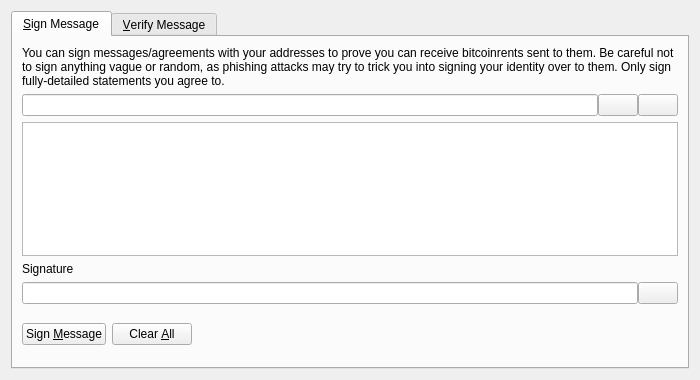
<?xml version="1.0" encoding="UTF-8"?>
<ui version="4.0">
 <class>SignVerifyMessageDialog</class>
 <widget class="QDialog" name="SignVerifyMessageDialog">
  <property name="geometry">
   <rect>
    <x>0</x>
    <y>0</y>
    <width>700</width>
    <height>380</height>
   </rect>
  </property>
  <property name="windowTitle">
   <string>Signatures - Sign / Verify a Message</string>
  </property>
  <property name="modal">
   <bool>true</bool>
  </property>
  <layout class="QVBoxLayout" name="verticalLayout">
   <item>
    <widget class="QTabWidget" name="tabWidget">
     <property name="currentIndex">
      <number>0</number>
     </property>
     <widget class="QWidget" name="tabSignMessage">
      <attribute name="title">
       <string>&amp;Sign Message</string>
      </attribute>
      <layout class="QVBoxLayout" name="verticalLayout_SM">
       <item>
        <widget class="QLabel" name="infoLabel_SM">
         <property name="text">
          <string>You can sign messages/agreements with your addresses to prove you can receive bitcoinrents sent to them. Be careful not to sign anything vague or random, as phishing attacks may try to trick you into signing your identity over to them. Only sign fully-detailed statements you agree to.</string>
         </property>
         <property name="textFormat">
          <enum>Qt::PlainText</enum>
         </property>
         <property name="wordWrap">
          <bool>true</bool>
         </property>
        </widget>
       </item>
       <item>
        <layout class="QHBoxLayout" name="horizontalLayout_1_SM">
         <property name="spacing">
          <number>0</number>
         </property>
         <item>
          <widget class="QValidatedLineEdit" name="addressIn_SM">
           <property name="toolTip">
            <string>The BitcoinRent address to sign the message with</string>
           </property>
          </widget>
         </item>
         <item>
          <widget class="QPushButton" name="addressBookButton_SM">
           <property name="toolTip">
            <string>Choose previously used address</string>
           </property>
           <property name="text">
            <string/>
           </property>
           <property name="icon">
            <iconset resource="../bitcoinrent.qrc">
             <normaloff>:/icons/address-book</normaloff>:/icons/address-book</iconset>
           </property>
           <property name="shortcut">
            <string>Alt+A</string>
           </property>
           <property name="autoDefault">
            <bool>false</bool>
           </property>
          </widget>
         </item>
         <item>
          <widget class="QPushButton" name="pasteButton_SM">
           <property name="toolTip">
            <string>Paste address from clipboard</string>
           </property>
           <property name="text">
            <string/>
           </property>
           <property name="icon">
            <iconset resource="../bitcoinrent.qrc">
             <normaloff>:/icons/editpaste</normaloff>:/icons/editpaste</iconset>
           </property>
           <property name="shortcut">
            <string>Alt+P</string>
           </property>
           <property name="autoDefault">
            <bool>false</bool>
           </property>
          </widget>
         </item>
        </layout>
       </item>
       <item>
        <widget class="QPlainTextEdit" name="messageIn_SM">
         <property name="toolTip">
          <string>Enter the message you want to sign here</string>
         </property>
        </widget>
       </item>
       <item>
        <widget class="QLabel" name="signatureLabel_SM">
         <property name="text">
          <string>Signature</string>
         </property>
         <property name="textFormat">
          <enum>Qt::PlainText</enum>
         </property>
        </widget>
       </item>
       <item>
        <layout class="QHBoxLayout" name="horizontalLayout_2_SM">
         <property name="spacing">
          <number>0</number>
         </property>
         <item>
          <widget class="QLineEdit" name="signatureOut_SM">
           <property name="font">
            <font>
             <italic>true</italic>
            </font>
           </property>
           <property name="readOnly">
            <bool>true</bool>
           </property>
          </widget>
         </item>
         <item>
          <widget class="QPushButton" name="copySignatureButton_SM">
           <property name="toolTip">
            <string>Copy the current signature to the system clipboard</string>
           </property>
           <property name="text">
            <string/>
           </property>
           <property name="icon">
            <iconset resource="../bitcoinrent.qrc">
             <normaloff>:/icons/editcopy</normaloff>:/icons/editcopy</iconset>
           </property>
           <property name="autoDefault">
            <bool>false</bool>
           </property>
          </widget>
         </item>
        </layout>
       </item>
       <item>
        <layout class="QHBoxLayout" name="horizontalLayout_3_SM">
         <item>
          <widget class="QPushButton" name="signMessageButton_SM">
           <property name="toolTip">
            <string>Sign the message to prove you own this BitcoinRent address</string>
           </property>
           <property name="text">
            <string>Sign &amp;Message</string>
           </property>
           <property name="icon">
            <iconset resource="../bitcoinrent.qrc">
             <normaloff>:/icons/edit</normaloff>:/icons/edit</iconset>
           </property>
           <property name="autoDefault">
            <bool>false</bool>
           </property>
          </widget>
         </item>
         <item>
          <widget class="QPushButton" name="clearButton_SM">
           <property name="toolTip">
            <string>Reset all sign message fields</string>
           </property>
           <property name="text">
            <string>Clear &amp;All</string>
           </property>
           <property name="icon">
            <iconset resource="../bitcoinrent.qrc">
             <normaloff>:/icons/remove</normaloff>:/icons/remove</iconset>
           </property>
           <property name="autoDefault">
            <bool>false</bool>
           </property>
          </widget>
         </item>
         <item>
          <spacer name="horizontalSpacer_1_SM">
           <property name="orientation">
            <enum>Qt::Horizontal</enum>
           </property>
           <property name="sizeHint" stdset="0">
            <size>
             <width>40</width>
             <height>48</height>
            </size>
           </property>
          </spacer>
         </item>
         <item>
          <widget class="QLabel" name="statusLabel_SM">
           <property name="font">
            <font>
             <weight>75</weight>
             <bold>true</bold>
            </font>
           </property>
           <property name="text">
            <string/>
           </property>
           <property name="wordWrap">
            <bool>true</bool>
           </property>
          </widget>
         </item>
         <item>
          <spacer name="horizontalSpacer_2_SM">
           <property name="orientation">
            <enum>Qt::Horizontal</enum>
           </property>
           <property name="sizeHint" stdset="0">
            <size>
             <width>40</width>
             <height>48</height>
            </size>
           </property>
          </spacer>
         </item>
        </layout>
       </item>
      </layout>
     </widget>
     <widget class="QWidget" name="tabVerifyMessage">
      <attribute name="title">
       <string>&amp;Verify Message</string>
      </attribute>
      <layout class="QVBoxLayout" name="verticalLayout_VM">
       <item>
        <widget class="QLabel" name="infoLabel_VM">
         <property name="text">
          <string>Enter the receiver's address, message (ensure you copy line breaks, spaces, tabs, etc. exactly) and signature below to verify the message. Be careful not to read more into the signature than what is in the signed message itself, to avoid being tricked by a man-in-the-middle attack. Note that this only proves the signing party receives with the address, it cannot prove sendership of any transaction!</string>
         </property>
         <property name="textFormat">
          <enum>Qt::PlainText</enum>
         </property>
         <property name="alignment">
          <set>Qt::AlignLeading|Qt::AlignLeft|Qt::AlignTop</set>
         </property>
         <property name="wordWrap">
          <bool>true</bool>
         </property>
        </widget>
       </item>
       <item>
        <layout class="QHBoxLayout" name="horizontalLayout_1_VM">
         <property name="spacing">
          <number>0</number>
         </property>
         <item>
          <widget class="QValidatedLineEdit" name="addressIn_VM">
           <property name="toolTip">
            <string>The BitcoinRent address the message was signed with</string>
           </property>
          </widget>
         </item>
         <item>
          <widget class="QPushButton" name="addressBookButton_VM">
           <property name="toolTip">
            <string>Choose previously used address</string>
           </property>
           <property name="text">
            <string/>
           </property>
           <property name="icon">
            <iconset resource="../bitcoinrent.qrc">
             <normaloff>:/icons/address-book</normaloff>:/icons/address-book</iconset>
           </property>
           <property name="shortcut">
            <string>Alt+A</string>
           </property>
           <property name="autoDefault">
            <bool>false</bool>
           </property>
          </widget>
         </item>
        </layout>
       </item>
       <item>
        <widget class="QPlainTextEdit" name="messageIn_VM"/>
       </item>
       <item>
        <widget class="QValidatedLineEdit" name="signatureIn_VM"/>
       </item>
       <item>
        <layout class="QHBoxLayout" name="horizontalLayout_2_VM">
         <item>
          <widget class="QPushButton" name="verifyMessageButton_VM">
           <property name="toolTip">
            <string>Verify the message to ensure it was signed with the specified BitcoinRent address</string>
           </property>
           <property name="text">
            <string>Verify &amp;Message</string>
           </property>
           <property name="icon">
            <iconset resource="../bitcoinrent.qrc">
             <normaloff>:/icons/transaction_0</normaloff>:/icons/transaction_0</iconset>
           </property>
           <property name="autoDefault">
            <bool>false</bool>
           </property>
          </widget>
         </item>
         <item>
          <widget class="QPushButton" name="clearButton_VM">
           <property name="toolTip">
            <string>Reset all verify message fields</string>
           </property>
           <property name="text">
            <string>Clear &amp;All</string>
           </property>
           <property name="icon">
            <iconset resource="../bitcoinrent.qrc">
             <normaloff>:/icons/remove</normaloff>:/icons/remove</iconset>
           </property>
           <property name="autoDefault">
            <bool>false</bool>
           </property>
          </widget>
         </item>
         <item>
          <spacer name="horizontalSpacer_1_VM">
           <property name="orientation">
            <enum>Qt::Horizontal</enum>
           </property>
           <property name="sizeHint" stdset="0">
            <size>
             <width>40</width>
             <height>48</height>
            </size>
           </property>
          </spacer>
         </item>
         <item>
          <widget class="QLabel" name="statusLabel_VM">
           <property name="font">
            <font>
             <weight>75</weight>
             <bold>true</bold>
            </font>
           </property>
           <property name="text">
            <string/>
           </property>
           <property name="wordWrap">
            <bool>true</bool>
           </property>
          </widget>
         </item>
         <item>
          <spacer name="horizontalSpacer_2_VM">
           <property name="orientation">
            <enum>Qt::Horizontal</enum>
           </property>
           <property name="sizeHint" stdset="0">
            <size>
             <width>40</width>
             <height>48</height>
            </size>
           </property>
          </spacer>
         </item>
        </layout>
       </item>
      </layout>
     </widget>
    </widget>
   </item>
  </layout>
 </widget>
 <customwidgets>
  <customwidget>
   <class>QValidatedLineEdit</class>
   <extends>QLineEdit</extends>
   <header>qt/qvalidatedlineedit.h</header>
  </customwidget>
 </customwidgets>
 <resources>
  <include location="../bitcoinrent.qrc"/>
 </resources>
 <connections/>
</ui>
